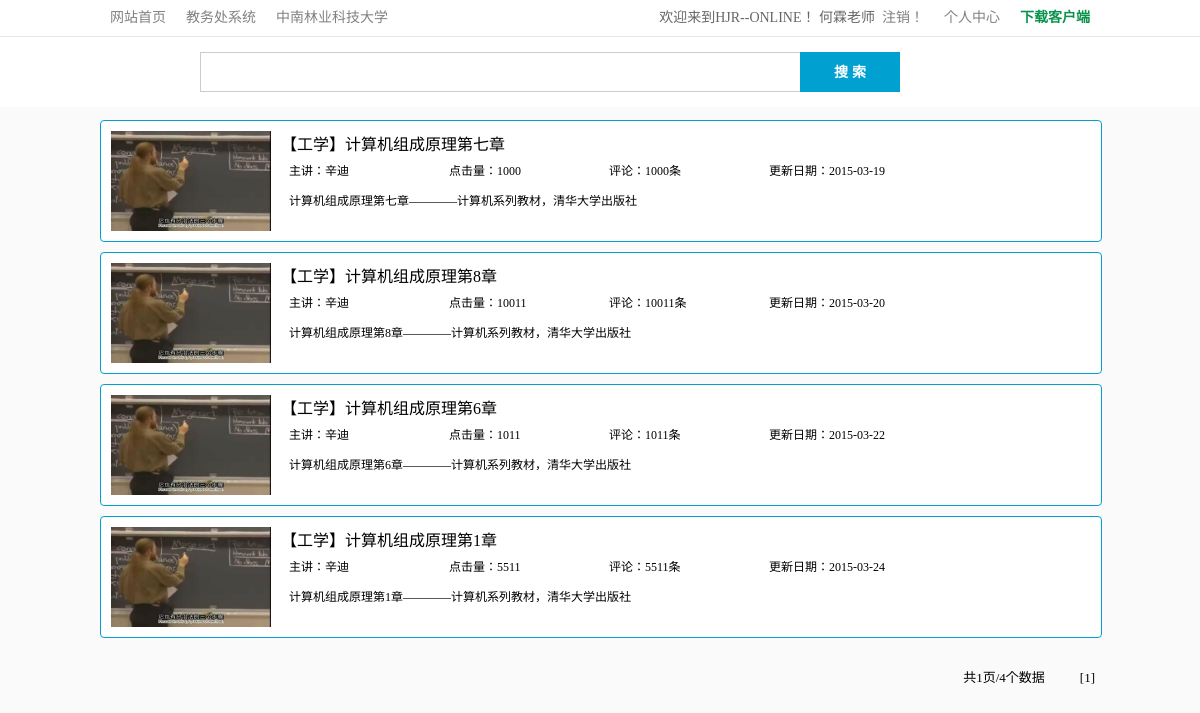
The page /search.php (signed in) on the database its author committed.
### tables this page shows
CREATE TABLE IF NOT EXISTS `teacher` (
  `teachertid` int(11) NOT NULL AUTO_INCREMENT,
  `teachernum` char(10) DEFAULT NULL,
  `tepassword` varchar(16) DEFAULT NULL,
  `teachername` varchar(20) DEFAULT NULL,
  PRIMARY KEY (`teachertid`)
);

CREATE TABLE IF NOT EXISTS `class` (
  `classid` int(11) NOT NULL AUTO_INCREMENT,
  `classname` varchar(40) DEFAULT NULL,
  `classcategory` varchar(8) DEFAULT NULL,
  `subclasscategory` varchar(20) NOT NULL,
  `classdescription` varchar(400) DEFAULT NULL,
  `classsourcepath` varchar(100) DEFAULT NULL,
  `classimagepath` varchar(100) DEFAULT NULL,
  `classupdatetime` char(14) DEFAULT NULL,
  `classclicknum` int(11) DEFAULT NULL,
  `classteachby` varchar(20) DEFAULT NULL,
  PRIMARY KEY (`classid`)
);

### search.php (the view, shortened to what this page needs)
<!DOCTYPE html>
<html>
<head  lang="zh-CN">
	<link type="text/css" rel="stylesheet" href="css/search.css" />
	<link type="text/css" rel="stylesheet" href="css/common.css" />
</head>
<body>
	<header>
		<div class="bg0">
			<nav class="topInfor">
				<ul class="outsideLink">
					<li><a href="index.php">网站首页</a></li>
					<li><a href="http://jwc.csuft.edu.cn/" target="_blank">教务处系统</a></li>
					<li><a href="http://www.csuft.edu.cn/" target="_blank">中南林业科技大学</a></li>
				</ul>
				<ul class="userLink">
					<li><a href=""><span class="download">下载客户端</span></a></li>
					<li>
						<?php
							@$check = $_SESSION['account'];
							if ($check) {
								if (substr($check,0,1) == 'T') {
									echo "<a href=tusercenter.php?menujump=1>";
									echo "个人中心";
									echo "</a>";
								}elseif (substr($check,0,1) == 'U') {
									echo "<a href=usercenter.php?menujump=1>";
									echo "个人中心";
									echo "</a>";
								}
							}
						?>
					</li>
					<li>欢迎来到HJR--ONLINE！
					<?php
						@$check = $_SESSION['account'];
						if (!$check) {
							echo "<a class=loginOrsignup>登录/注册</a>";
						}else {
							if (substr($check,0,1) == 'T') {
									$result = mysql_query("SELECT teachername FROM teacher WHERE teachernum = '$check'");
									$teachername = mysql_result($result,0,"teachername");
									echo $teachername;
									echo "老师";
								}elseif (substr($check,0,1) == 'U') {
									$result = mysql_query("SELECT studentname FROM student WHERE studentnum = '$check'");
									$studentname = mysql_result($result,0,"studentname");
									echo $studentname;
									echo "同学";
								}
							echo "<a href=php/sessiondestroy.php>";
							echo "&nbsp;&nbsp;注销！";
							echo "</a>";
						}
					?>
					</li>
				</ul>
			</nav>
		</div>
		<div class="searchBg">
			<form action="search.php?page=1" method="post">
				<div class="searchContent">
					<?php
						echo "<input type=text name=searchcontent value=".@$_POST['searchcontent']." >";
					?>
				</div>
				<div class="searchForButton">
					<input type="submit" value="搜 索" />
				</div>
			</form>
		</div>
	</header>
	<div class="searchResultBg">
		<?php
			require('php/conn.php');
			@$content = $_POST['searchcontent'];
			$query = "SELECT * FROM class WHERE classname LIKE '%$content%' || classcategory LIKE '%$content%' || classdescription LIKE '%$content%' order by classupdatetime";
			$result = mysql_query($query,$conn);
			$totalnum = mysql_num_rows($result);
			$pagesize = 10;
			$page = $_GET["page"];
			if ($page == "") {
				$page = 1;
			}
			$begin = ($page - 1) * $pagesize;
			$totalpage = ceil($totalnum / $pagesize);
			$query = "SELECT * FROM class WHERE classname LIKE '%$content%' || classcategory LIKE '%$content%' || classdescription LIKE '%$content%' order by classupdatetime limit $begin,$pagesize";
			$result = mysql_query($query,$conn);
			$datanum = mysql_num_rows($result);
			for ($j = 0; $j < $datanum; $j++) {
				$info = mysql_fetch_array($result,MYSQL_ASSOC);
				echo "<div class=resultClass>";
				echo "<a href=class.php?classid=".$info['classid']."><img class=imageDisplay src=".$info['classimagepath']." />" ;
				echo "<span class=classCategory>【".$info['classcategory']."】".$info['classname']."</span></a>";
				echo "<span class=classTeachBy>主讲：".$info['classteachby']."</span>";
				echo "<span class=classClickNum>点击量：".$info['classclicknum']."</span>";
				echo "<span class=classCommentNum>评论：".$info['classclicknum']."条</span>";
				echo "<span class=classUpdateDate>更新日期：";
				echo substr($info['classupdatetime'],0,4);
				echo "-";
				echo substr($info['classupdatetime'],4,2);
				echo "-";
				echo substr($info['classupdatetime'],6,2);
				echo "</span>";
				echo "<span class=classDescription>".$info['classdescription']."</span>";
				echo "</div>";
			}
			echo "<div class=pageInfor>";
			for ($i = $totalpage; $i >= 1; $i--) {
				echo "<span class=pageButton><a href=search.php?page=".$i.">[".$i."]</a></span>";
			}
			echo "<span class=pageAndDate>共".$totalpage."页/".$totalnum."个数据</span>";
			echo "</div>";
		?>
	</div>
</body>
</html>

### css/search.css (style rules this page uses)
header { position: absolute; left: 0px; top: 0px; height: 107px; width: 100%; background-color: #ffffff; }
.searchBg { position: relative; top: 0px; margin: 0 auto; left: 0px; right: 0px; width: 1000px; height: 70px; }
.searchBg .searchContent { position: absolute; top: 15px; left: 100px; width: 600px; height: 38px; border: 1px solid #CCCCCC; border-right: 0px; }
.searchBg .searchContent input { float: left; width: 100%; height: 100%; font-size: 14px; text-indent: 10px; padding: 0px; border: none; }
.searchBg .searchForButton { position: absolute; top: 15px; right: 200px; width: 100px; height: 40px; }
.searchBg .searchForButton input { float: left; width: 100%; height: 100%; line-height: 40px; font-size: 14px; color: #FFFFFF; font-weight: bold; background-color: #00A1D0; padding: 0px; border: none; }
.searchResultBg { position: absolute; top: 120px; margin: 0 auto; left: 0px; right: 0px; width: 1000px; }
.searchResultBg .resultClass { float: left; margin-left: 0px; margin-bottom: 10px; width: 100%; height: 120px; background-color: #FFFFFF; border: 1px solid #00A1D0; border-radius: 4px; }
.resultClass a:link { color:#000000; text-decoration:none; }
.searchResultBg .resultClass .imageDisplay { float: left; margin-top: 10px; margin-left: 10px; width: 160px; height: 100px; }
.searchResultBg .resultClass .classCategory { float: left; margin-top: 10px; margin-left: 10px; width: 740px; height: 20px; font-size: 16px; }
.searchResultBg .resultClass .classTeachBy { float: left; margin-top: 10px; margin-left: 18px; width: 160px; height: 20px; font-size: 12px; }
.searchResultBg .resultClass .classClickNum { float: left; margin-top: 10px; margin-left: 0px; width: 160px; height: 20px; font-size: 12px; }
.searchResultBg .resultClass .classCommentNum { float: left; margin-top: 10px; margin-left: 0px; width: 160px; height: 20px; font-size: 12px; }
.searchResultBg .resultClass .classUpdateDate { float: left; margin-top: 10px; margin-left: 0px; width: 260px; height: 20px; font-size: 12px; }
.searchResultBg .resultClass .classDescription { float: left; margin-top: 10px; margin-left: 18px; width: 740px; height: 30px; font-size: 12px; overflow: hidden; }
.searchResultBg .pageInfor { float: left; width: 100%; height: 60px; }
.pageInfor a:link { color:#000000; text-decoration:none; }
.searchResultBg .pageInfor .pageAndDate { float: right; margin-right: 30px; line-height: 60px; font-size: 13px; font-family: "宋体"; }
.searchResultBg .pageInfor .pageButton { float: right; margin-left: 5px; margin-right: 5px; line-height: 60px; font-size: 13px; }

### css/common.css (style rules this page uses)
body { width: 100%; min-width: 1000px; width:expression(document.body.clientWidth < 1000 ? "1000px": "auto" ); height: 100%; font-family: "Microsoft YaHei"; background-color: #FAFAFA; }
.bg0 { top: 0px; height: 36px; width: 100%; line-height: 36px; border-bottom: 1px solid #E7E7E7; }
.topInfor { margin: 0px auto; left: 0px; right: 0px; height: 36px; width: 1000px; font-size: 14px; color: #666666; }
header a:link { color:#808080; text-decoration:none; }
.outsideLink { float: left; margin: 0px; padding: 0px; list-style: none; }
.outsideLink li { float: left; padding: 0px 10px; }
.userLink { float: right; margin: 0px; padding: 0px; list-style: none; }
.userLink > li { float: right; padding: 0px 10px; }
.userLink > li .download { color: #09924B; font-weight: bold; }

### rows shown on the page
teacher: teachername "何霖"
class: classimagepath (picture), classcategory "工学", classname "计算机组成原理第七章", classteachby "辛迪", classclicknum "1000", classupdatetime "2015", classupdatetime "03", classupdatetime "19", classdescription "计算机组成原理第七章————计算机系列教材，清华大学出版社"
class: classimagepath (picture), classcategory "工学", classname "计算机组成原理第8章", classteachby "辛迪", classclicknum "10011", classupdatetime "2015", classupdatetime "03", classupdatetime "20", classdescription "计算机组成原理第8章————计算机系列教材，清华大学出版社"
class: classimagepath (picture), classcategory "工学", classname "计算机组成原理第6章", classteachby "辛迪", classclicknum "1011", classupdatetime "2015", classupdatetime "03", classupdatetime "22", classdescription "计算机组成原理第6章————计算机系列教材，清华大学出版社"
class: classimagepath (picture), classcategory "工学", classname "计算机组成原理第1章", classteachby "辛迪", classclicknum "5511", classupdatetime "2015", classupdatetime "03", classupdatetime "24", classdescription "计算机组成原理第1章————计算机系列教材，清华大学出版社"

### other values the page prints
$totalpage "1"
$totalnum "4"
